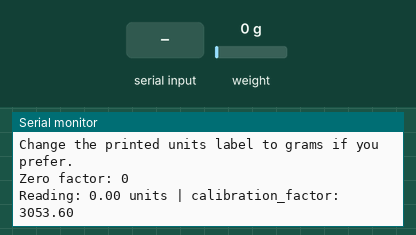
This sketch was run on a simulated ESP32. Shown: the last lines printed to the serial monitor. The test bench sets the inputs (shaded band); at power-on: weight on the scale 0 g.

Above: at 3.5 s.
3.6 s: "]" received over Serial
At 5.0 s:
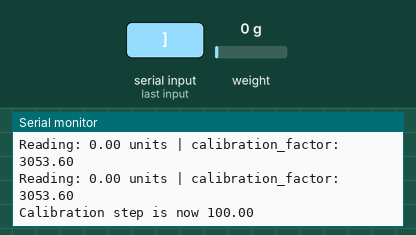
5.8 s: "t" received over Serial
At 7.5 s:
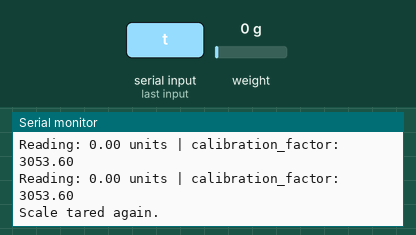
8.3 s: weight on the scale set to 100 g
At 9.0 s:
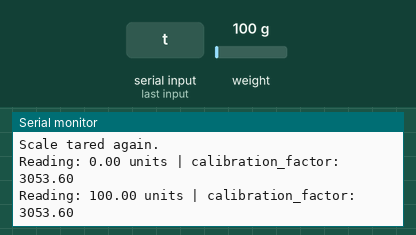
9.8 s: weight on the scale set to 1250 g
At 10.5 s:
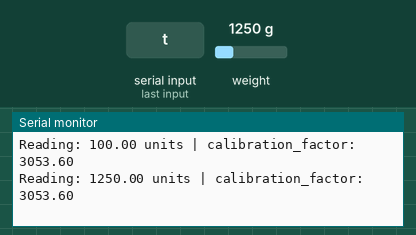
Timing chart, 0 to 12.3 s (numbered marks = the images above; inputs shaded):
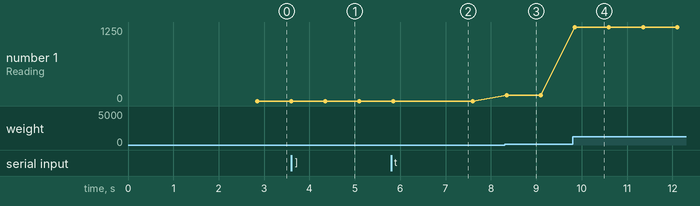

The sketch:

fadex_hx711_calibration.ino
```cpp
#include <Arduino.h>
#include "HX711.h"

// HX711 calibration sketch tailored to the FadeX PCB.
//
// This keeps the same basic SparkFun workflow, but it is adapted for:
// - ESP32 serial speed
// - the shared HX711 clock on the PCB
// - one of four PCB-connected load-cell amplifier data lines
//
// Use this sketch one channel at a time:
// 1. Set ACTIVE_LOAD_CELL to 1, 2, 3, or 4
// 2. Upload the sketch
// 3. Remove all weight and let the sketch tare the cell
// 4. Place a known weight on that one load cell
// 5. Press '+' / 'a' or '-' / 'z' until the reading matches the known weight
// 6. Record the printed calibration factor for that channel
// 7. Repeat for the next load cell
//
// PCB connector map:
//   J2  Load Cell 1 connector -> DAT1 / GPIO25
//   J10 Load Cell 2 connector -> DAT2 / GPIO26
//   J13 Load Cell 3 connector -> DAT3 / GPIO27
//   J5  Load Cell 4 connector -> DAT4 / GPIO13
//   All four connectors share SCLK / GPIO23

constexpr int HX711_SCK = 23;
constexpr int LOADCELL_DATA_PINS[] = {25, 26, 27, 13};
constexpr const char *LOADCELL_NAMES[] = {"LCA1", "LCA2", "LCA3", "LCA4"};
constexpr const char *LOADCELL_CONNECTORS[] = {"J2", "J10", "J13", "J5"};
constexpr const char *LOADCELL_DATA_NETS[] = {"DAT1", "DAT2", "DAT3", "DAT4"};
constexpr int LOADCELL_ESP32_MODULE_PINS[] = {10, 11, 12, 16};
constexpr int HX711_SCK_ESP32_MODULE_PIN = 37;

// Change this from 1 to 4 depending on which load cell you are calibrating.
constexpr int ACTIVE_LOAD_CELL = 1;
// constexpr int ACTIVE_LOAD_CELL = 2;
// constexpr int ACTIVE_LOAD_CELL = 3;
// constexpr int ACTIVE_LOAD_CELL = 4;
constexpr int HX711_DOUT = LOADCELL_DATA_PINS[ACTIVE_LOAD_CELL - 1];
constexpr const char *ACTIVE_LOAD_CELL_NAME = LOADCELL_NAMES[ACTIVE_LOAD_CELL - 1];
constexpr const char *ACTIVE_LOAD_CELL_CONNECTOR = LOADCELL_CONNECTORS[ACTIVE_LOAD_CELL - 1];
constexpr const char *ACTIVE_LOAD_CELL_DATA_NET = LOADCELL_DATA_NETS[ACTIVE_LOAD_CELL - 1];
constexpr int ACTIVE_LOAD_CELL_ESP32_MODULE_PIN = LOADCELL_ESP32_MODULE_PINS[ACTIVE_LOAD_CELL - 1];

HX711 scale;

// This is only a starting guess. The correct value may be positive or negative.
float calibration_factor = 3053.6f;
// float calibration_factor = 3109.6f;
// float calibration_factor = 2951.4f;
// float calibration_factor = 2925.4f;
float calibration_step = 10.0f;

void setup() {
  Serial.begin(115200);
  delay(300);

  Serial.println();
  Serial.println("HX711 calibration sketch for FadeX PCB");
  Serial.print("Active load cell: ");
  Serial.println(ACTIVE_LOAD_CELL_NAME);
  Serial.print("PCB connector: ");
  Serial.println(ACTIVE_LOAD_CELL_CONNECTOR);
  Serial.print("HX711 data net: ");
  Serial.println(ACTIVE_LOAD_CELL_DATA_NET);
  Serial.print("DOUT Arduino pin: GPIO");
  Serial.println(HX711_DOUT);
  Serial.print("DOUT ESP32 module pin: ");
  Serial.println(ACTIVE_LOAD_CELL_ESP32_MODULE_PIN);
  Serial.print("Shared SCK Arduino pin: GPIO");
  Serial.println(HX711_SCK);
  Serial.print("Shared SCK ESP32 module pin: ");
  Serial.println(HX711_SCK_ESP32_MODULE_PIN);
  Serial.println("Remove all weight from the load cell.");
  Serial.println("After readings begin, place a known weight on the load cell.");
  Serial.println("Press '+' or 'a' to increase the calibration factor.");
  Serial.println("Press '-' or 'z' to decrease the calibration factor.");
  Serial.println("Press ']' to increase adjustment step.");
  Serial.println("Press '[' to decrease adjustment step.");
  Serial.println("Press 't' to tare again.");
  Serial.println("Change the printed units label to grams if you prefer.");

  scale.begin(HX711_DOUT, HX711_SCK);

  if (!scale.is_ready()) {
    Serial.println("HX711 is not ready. Check power, ground, DOUT, and SCK.");
    return;
  }

  scale.set_scale();
  scale.tare();

  long zero_factor = scale.read_average();
  Serial.print("Zero factor: ");
  Serial.println(zero_factor);
}

void loop() {
  if (!scale.is_ready()) {
    Serial.println("HX711 not ready.");
    delay(500);
    return;
  }

  scale.set_scale(calibration_factor);

  const float reading = scale.get_units(5);

  Serial.print("Reading: ");
  Serial.print(reading, 2);
  Serial.print(" units");
  Serial.print(" | calibration_factor: ");
  Serial.println(calibration_factor, 2);

  if (Serial.available() > 0) {
    char input = static_cast<char>(Serial.read());
    if (input == '+' || input == 'a') {
      calibration_factor += calibration_step;
    } else if (input == '-' || input == 'z') {
      calibration_factor -= calibration_step;
    } else if (input == ']') {
      calibration_step *= 10.0f;
      Serial.print("Calibration step is now ");
      Serial.println(calibration_step, 2);
    } else if (input == '[') {
      calibration_step /= 10.0f;
      if (calibration_step < 0.1f) {
        calibration_step = 0.1f;
      }
      Serial.print("Calibration step is now ");
      Serial.println(calibration_step, 2);
    } else if (input == 't' || input == 'T') {
      scale.tare();
      Serial.println("Scale tared again.");
    }
  }

  delay(250);
}
```

Measured:
- after the input at 3.6 s, the serial monitor: prints a new line after 0.75 s (image 1)
- after the input at 5.8 s, the serial monitor: prints a new line after 1.1 s (image 2)
- after the input at 8.3 s, the serial monitor: prints a new line after 0.05 s (image 3)
- after the input at 9.8 s, the serial monitor: prints a new line after 0.05 s (image 4)
- plotted number 1: 0 → 100 after the input at 8.3 s, 100 → 1250 after the input at 9.8 s
